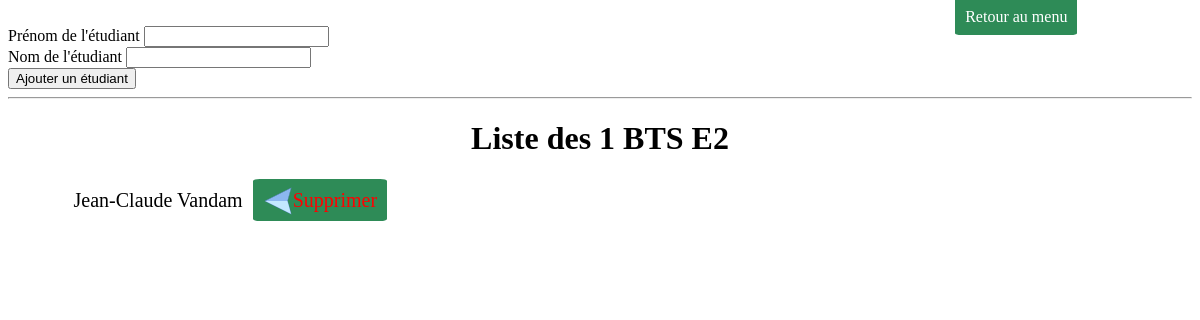
Page /TP3/etudiants.php?idpromo=2 on the committed database.
### tables this page shows
CREATE TABLE IF NOT EXISTS `promotion` (
  `identifier` smallint(5) UNSIGNED NOT NULL AUTO_INCREMENT,
  `label` varchar(50) NOT NULL,
  PRIMARY KEY (`identifier`),
  UNIQUE KEY `identifier_UNIQUE` (`identifier`),
  UNIQUE KEY `label_UNIQUE` (`label`)
);

CREATE TABLE IF NOT EXISTS `etudiant` (
  `identifier` mediumint(8) UNSIGNED NOT NULL AUTO_INCREMENT,
  `name` varchar(45) NOT NULL,
  `firstName` varchar(45) NOT NULL,
  `promotion_identifier` smallint(5) UNSIGNED NOT NULL,
  PRIMARY KEY (`identifier`),
  UNIQUE KEY `idetudiant_UNIQUE` (`identifier`),
  KEY `fk_etudiant_promotion_idx` (`promotion_identifier`)
);

### TP3/etudiants.php (the view, shortened to what this page needs)
<?php
function AffichageEtudiants()
{
    $idpromo = $_GET['idpromo'];
        $db = new PDO('mysql:host=localhost;dbname=iia;charset=utf8', 'root');
        $etudiants = $db->prepare('SELECT * FROM etudiant WHERE promotion_identifier = :idpromo');
        $etudiants->execute([
            'idpromo' => $idpromo
        ]);
        $ListEtudiants = $etudiants->fetchall();
        $promo = $db->prepare('SELECT promotion.label FROM promotion WHERE identifier = :idpromo');
        $promo->execute([
            'idpromo' => $idpromo
        ]);
        $promotion = $promo->fetch();
        echo '<h1>Liste des '.$etudiants->rowCount().' '.$promotion[0].'</h1>';
        echo '<ul class="grid">';
        foreach($ListEtudiants as $etudiant)
        {
            echo '<li>'.$etudiant["firstName"].' '. $etudiant["name"].'<a class="red" href="RemoveEtudiant.php?idEtudiant='.$etudiant['identifier'].'"><img src="./images/arrow.png" alt="arrow-left"/>Supprimer</a></li>';
        }
        echo '</ul>';
}
require 'view-etudiants.php'
?>

### TP3/style.css (style rules this page uses)
li { list-style: none; margin-bottom: 5px; text-align: center; font-size: 20px; margin-bottom: 20px; }
ul.grid { display: grid; grid-template-columns: repeat(3, 1fr); grid-gap: 10px; grid-auto-rows: minmax(100px, auto); }
h1 { text-align: center; margin-bottom: 20px; }
a { text-decoration: none; color: white; background-color: seagreen; padding: 10px; border-radius: 5%; margin-right: 10px; margin-left: 10px; }
.red { color: red; }
img { transform: rotate(-90deg); position: relative; top: 9px; }

### rows in the picture
promotion: label "BTS E2"
etudiant: firstName "Jean-Claude", name "Vandam"

### other values in the picture
$etudiants->rowCount() "1"
